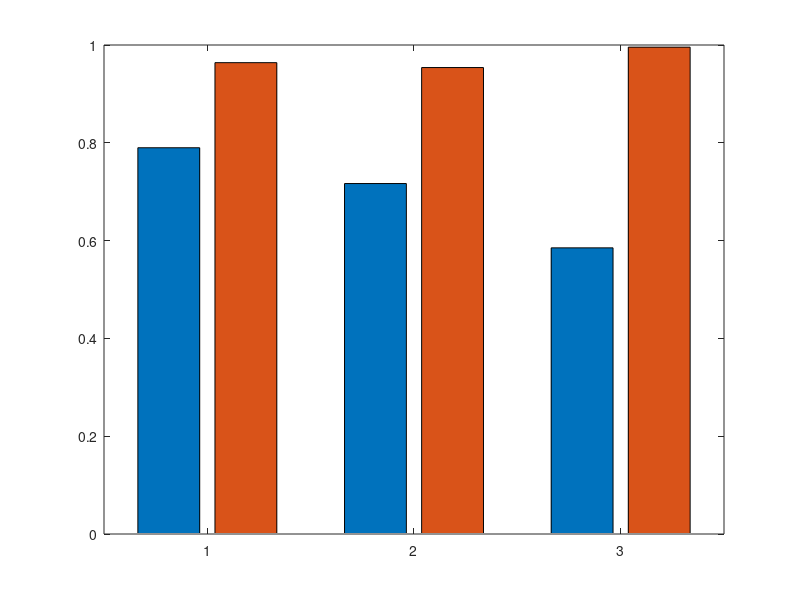

Reproduce this figure in MATLAB. (Note: this script raises an error after producing the figure.)
function APFC_PlotResultCharts()
%APFC_PLOTRESULTCHARTS  The two grouped bar charts for Chapter 4.
%
%   Produces:
%     Fig_4_9_PF_Correction.png    Figure 4.9,  Section 4.5.2
%         Uncompensated against compensated displacement power factor
%         at the three load points, on a clean supply.
%
%     Fig_4_17_DPF_vs_TruePF.png   Figure 4.17, Section 4.5.6
%         Displacement against true power factor at half load across the
%         five harmonic conditions.
%
%   Both are drawn in the same house style as APFC_MakeFigures_v2: white
%   canvas immune to the MATLAB dark theme, Times New Roman, type sized
%   for a 14 cm placement in the report.
%
%   USAGE
%       APFC_PlotResultCharts
%
%   Output is written to the current folder.
%
%   DATA PROVENANCE
%   Every value below is transcribed from the v22 campaign result tables
%   (Tables 4.6, 4.7, 4.8). Nothing is computed or estimated here. If a
%   result table is corrected, correct the arrays in this file to match.
%
%   Project : Fuzzy Logic-Controlled Automatic Power Factor Correction Using
%             Thyristor-Switched Capacitor Banks for a 30 kW Induction Motor
%   Author  : Praise Oluwasina Akinlolu, Department of Electrical and
%             Electronics Engineering, University of Lagos
%   MATLAB  : R2025b
%   Licence : MIT (see LICENSE in the repository root)

% =====================================================================
% CONFIGURATION
% =====================================================================
cfg.fontName    = 'Times New Roman';
cfg.fontSize    = 14;      % tick labels
cfg.labelSize   = 16;      % axis labels
cfg.legendSize  = 13;
cfg.valueSize   = 12;      % numbers printed above the bars
cfg.figWidthCm  = 15;      % place at this width in Word, do not enlarge
cfg.figHeightCm = 9.0;
% Value labels are rotated to vertical once a chart carries this many
% category groups or more. Below the threshold the bars are wide enough
% for horizontal labels; at or above it they are not, and horizontal
% labels from adjacent bars collide.
cfg.rotateFrom  = 4;
cfg.headHoriz   = 1.15;    % y-axis top when labels are horizontal
cfg.headRot     = 1.38;    % y-axis top when labels are rotated
cfg.dpi         = 300;
cfg.savePDF     = true;

% Greyscale-safe fills: clearly different in tone as well as in hue
cfg.colA = [0.72 0.72 0.72];    % first series, light
cfg.colB = [0.16 0.32 0.31];    % second series, dark
cfg.floorPF = 0.95;

outDir = pwd;
fprintf('\n==============================================================\n');
fprintf(' CHAPTER 4 RESULT CHARTS\n');
fprintf('==============================================================\n');
fprintf('\nOutput folder : %s\n\n', outDir);

% =====================================================================
% FIGURE 4.9  Power factor correction at the three load points
% =====================================================================
labels49 = {'100 % load','75 % load','50 % load'};
uncomp   = [0.7899 0.7167 0.5852];      % Tables 4.6, 4.7, 4.8
comp     = [0.9639 0.9539 0.9956];      % condition C1, clean supply

local_barChart( ...
    [uncomp(:) comp(:)], labels49, ...
    {'Uncompensated','Compensated'}, ...
    'Displacement power factor', ...
    'Fig_4_9_PF_Correction', ...
    true, ...                            % draw the 0.95 floor line
    outDir, cfg);
fprintf('Figure 4.9  written : Fig_4_9_PF_Correction.png\n');

% =====================================================================
% FIGURE 4.17  Displacement against true power factor at half load
% =====================================================================
labels417 = {'C1','C2','C3','C4','C5'};
dpf       = [0.9956 0.9956 0.9956 0.9956 0.9956];   % Table 4.8
truepf    = [0.9956 0.9857 0.7699 0.8291 0.7650];   % Table 4.8

local_barChart( ...
    [dpf(:) truepf(:)], labels417, ...
    {'Displacement power factor','True power factor'}, ...
    'Power factor', ...
    'Fig_4_17_DPF_vs_TruePF', ...
    false, ...                           % no floor line on this one
    outDir, cfg);
fprintf('Figure 4.17 written : Fig_4_17_DPF_vs_TruePF.png\n');

fprintf('\n==============================================================\n');
fprintf(' COMPLETE. Place each figure at %g cm width in Word.\n', cfg.figWidthCm);
fprintf(' Do NOT enlarge it: the type is sized for that width.\n');
fprintf('==============================================================\n\n');
end % ===================== main ends =====================


% =====================================================================
% Grouped bar chart with value labels, in the project house style
% =====================================================================
function local_barChart(data, catLabels, seriesNames, yLabel, stem, ...
                        showFloor, outDir, cfg)

f = figure('Units','centimeters', ...
           'Position',[2 2 cfg.figWidthCm cfg.figHeightCm], ...
           'Color','w','Visible','off','InvertHardcopy','off');
try, theme(f,'light'); catch, end        % pin the light theme, R2023b+

b = bar(data, 'grouped', 'BarWidth', 0.82);
b(1).FaceColor = cfg.colA;  b(1).EdgeColor = [0.35 0.35 0.35];
b(2).FaceColor = cfg.colB;  b(2).EdgeColor = 'none';
b(1).LineWidth = 0.8;

hold on

% ---- optional 0.95 reference line, drawn under the value labels ----
if showFloor
    % Short label, set ABOVE the line at the left margin. The previous
    % "0.95 floor" text sat below the line and ran into the first value
    % label. The line is identified in the figure caption.
    yl = yline(cfg.floorPF, '--', sprintf('%.2f', cfg.floorPF), ...
               'LineWidth', 1.3, 'Color', [0.35 0.35 0.35]);
    yl.LabelHorizontalAlignment = 'left';
    yl.LabelVerticalAlignment   = 'top';
    yl.FontName = cfg.fontName;
    yl.FontSize = cfg.valueSize;
end

% ---- print each value above its bar ----
% With four or more groups the bars are narrower than a four-decimal
% label, so horizontal text from neighbouring bars overlaps. Rotating to
% vertical removes the collision without dropping any value.
nGroups = size(data, 1);
rotateLabels = nGroups >= cfg.rotateFrom;

for k = 1:numel(b)
    xt = b(k).XEndPoints;
    yt = b(k).YEndPoints;
    if rotateLabels
        text(xt, yt + 0.030, compose('%.4f', yt), ...
             'Rotation', 90, ...
             'HorizontalAlignment','left', 'VerticalAlignment','middle', ...
             'FontName', cfg.fontName, 'FontSize', cfg.valueSize, 'Color','k');
    else
        text(xt, yt + 0.022, compose('%.4f', yt), ...
             'HorizontalAlignment','center', 'VerticalAlignment','bottom', ...
             'FontName', cfg.fontName, 'FontSize', cfg.valueSize, 'Color','k');
    end
end
hold off

set(gca, 'XTickLabel', catLabels);
ylabel(yLabel);
if rotateLabels
    ylim([0 cfg.headRot]);
else
    ylim([0 cfg.headHoriz]);
end
yticks(0:0.2:1);
grid on; box on

lgd = legend(seriesNames, 'Location','southoutside', ...
             'Orientation','horizontal');
lgd.Box = 'off';

% ---- force light colours and the size hierarchy ----
set(findall(f,'-property','FontName'), 'FontName', cfg.fontName);
set(findall(f,'-property','FontSize'), 'FontSize', cfg.fontSize);
set(f, 'Color','w', 'InvertHardcopy','off');

ax = gca;
set(ax, 'Color','w', 'XColor','k', 'YColor','k', ...
        'GridColor',[0.75 0.75 0.75], 'GridAlpha',1, ...
        'LineWidth',0.9, 'Layer','top');
ax.XLabel.FontSize = cfg.labelSize;
ax.YLabel.FontSize = cfg.labelSize;  ax.YLabel.Color = 'k';
set(lgd, 'FontSize', cfg.legendSize, 'TextColor','k');

% value labels and the floor label keep their own smaller size
tx = findall(ax, 'Type','text');
set(tx, 'FontSize', cfg.valueSize, 'Color','k');

drawnow

% ---- export ----
exportgraphics(f, fullfile(outDir, [stem '.png']), ...
               'Resolution', cfg.dpi, 'BackgroundColor','white');
if cfg.savePDF
    try
        exportgraphics(f, fullfile(outDir, [stem '.pdf']), ...
                       'ContentType','vector', 'BackgroundColor','white');
    catch ME
        warning('    vector export failed for %s: %s', stem, ME.message);
    end
end
close(f);
end
